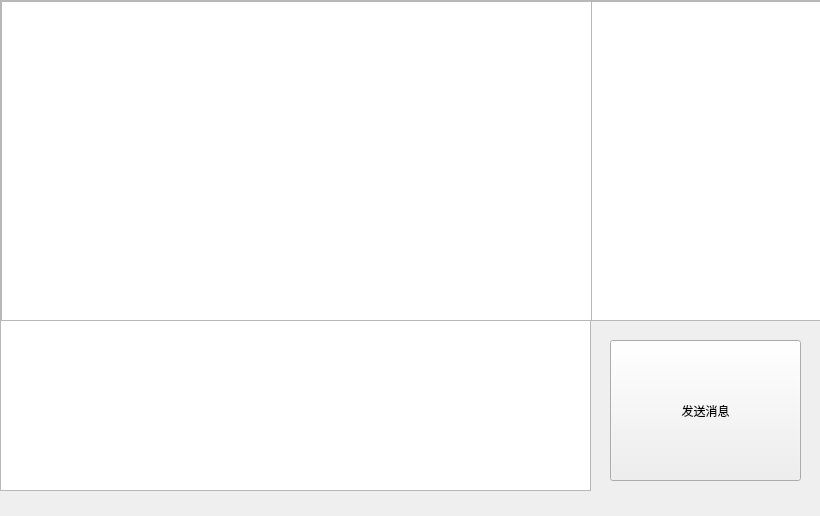
<?xml version="1.0" encoding="UTF-8"?>
<ui version="4.0">
 <class>GroupChatWindow</class>
 <widget class="QMainWindow" name="GroupChatWindow">
  <property name="geometry">
   <rect>
    <x>0</x>
    <y>0</y>
    <width>820</width>
    <height>516</height>
   </rect>
  </property>
  <property name="windowTitle">
   <string>MainWindow</string>
  </property>
  <widget class="QWidget" name="centralwidget">
   <widget class="QScrollArea" name="scrollArea">
    <property name="geometry">
     <rect>
      <x>0</x>
      <y>0</y>
      <width>821</width>
      <height>321</height>
     </rect>
    </property>
    <property name="widgetResizable">
     <bool>true</bool>
    </property>
    <widget class="QWidget" name="scrollAreaWidgetContents">
     <property name="geometry">
      <rect>
       <x>0</x>
       <y>0</y>
       <width>819</width>
       <height>319</height>
      </rect>
     </property>
     <widget class="QListWidget" name="listWidget">
      <property name="geometry">
       <rect>
        <x>0</x>
        <y>0</y>
        <width>591</width>
        <height>321</height>
       </rect>
      </property>
     </widget>
     <widget class="QListView" name="listView">
      <property name="geometry">
       <rect>
        <x>590</x>
        <y>0</y>
        <width>231</width>
        <height>321</height>
       </rect>
      </property>
     </widget>
    </widget>
   </widget>
   <widget class="QTextEdit" name="textEdit">
    <property name="geometry">
     <rect>
      <x>0</x>
      <y>320</y>
      <width>591</width>
      <height>171</height>
     </rect>
    </property>
   </widget>
   <widget class="QPushButton" name="pushButton">
    <property name="geometry">
     <rect>
      <x>610</x>
      <y>340</y>
      <width>191</width>
      <height>141</height>
     </rect>
    </property>
    <property name="text">
     <string>发送消息</string>
    </property>
   </widget>
  </widget>
  <widget class="QMenuBar" name="menubar">
   <property name="geometry">
    <rect>
     <x>0</x>
     <y>0</y>
     <width>820</width>
     <height>28</height>
    </rect>
   </property>
  </widget>
 </widget>
 <resources/>
 <connections/>
</ui>
